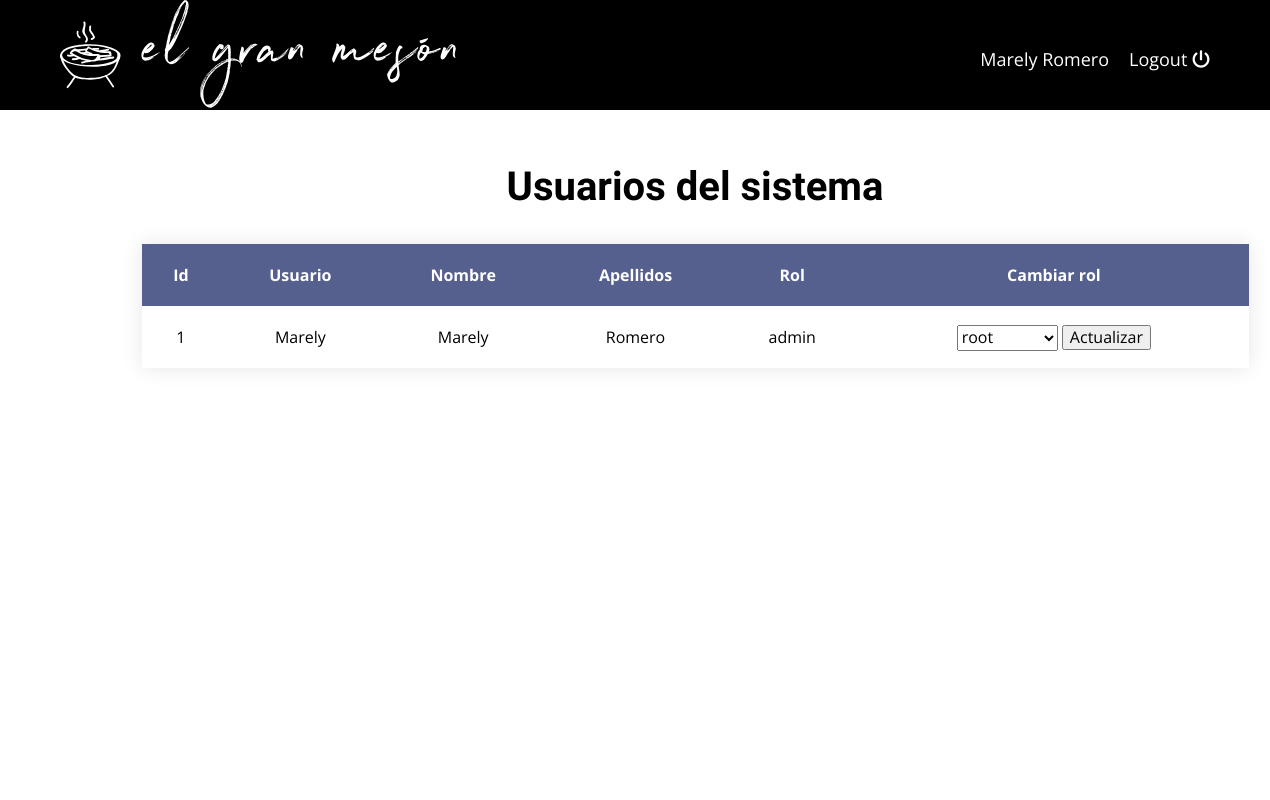
Page /dashboard.php (signed in) on the earlier database version.
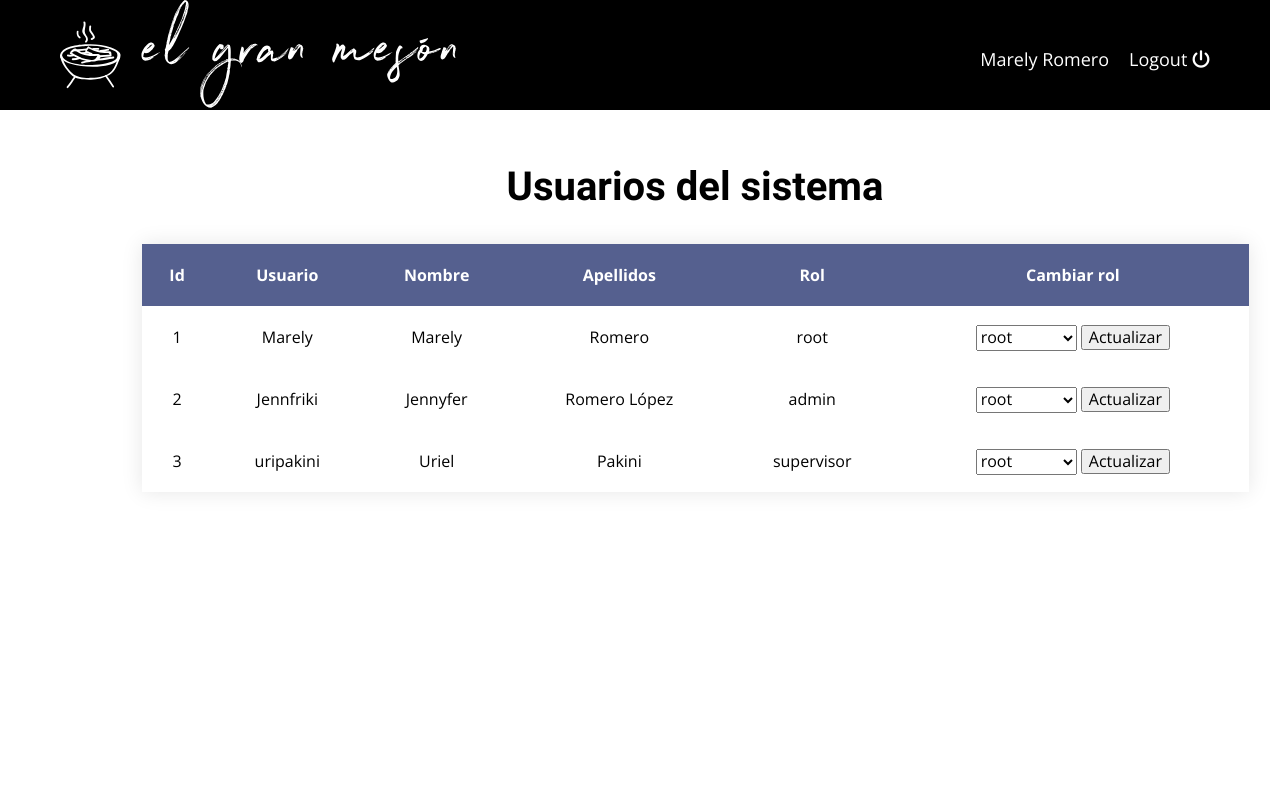
Same page on the later database version.
### tables this page shows
CREATE TABLE `usuarios` (
  `id` int(11) NOT NULL,
  `usuario` varchar(50) NOT NULL,
  `contrasena` varchar(255) NOT NULL,
  `nombre` varchar(100) NOT NULL,
  `apellidos` varchar(100) NOT NULL,
  `id_rol` int(10) DEFAULT NULL,
  `rol` varchar(50) DEFAULT NULL
);

### dashboard.php (the view, shortened to what this page needs)
<?php
$usuario = isset($_SESSION['usuario']) ? $_SESSION['usuario'] : 'Invitado';
require 'conexion.php';
try {
    $stmt = $pdo->query("SELECT id, usuario, nombre, apellidos, rol FROM usuarios");
    $usuarios = $stmt->fetchAll(PDO::FETCH_ASSOC);
    $sql_roles = "SELECT id_rol, descrip FROM roles";
    $result_roles = $pdo->query($sql_roles);
    $roles = $result_roles->fetchAll(PDO::FETCH_ASSOC);
    $sql_username = "SELECT nombre, apellidos FROM usuarios WHERE usuario = :usuario";
    $stmt = $pdo->prepare($sql_username);
    $stmt->execute([':usuario' => $usuario]);
    $username = $stmt->fetchAll(PDO::FETCH_ASSOC);
} catch (PDOException $e) {
    echo "Error al consultar usuarios: " . $e->getMessage();
}
?>
<!DOCTYPE html>
<html lang="en">
<head>
    <link rel="stylesheet" href="css/normalize.css">
    <link rel="stylesheet" href="https://cdnjs.cloudflare.com/ajax/libs/font-awesome/6.5.0/css/all.min.css">
    <link rel="stylesheet" href="css/style.css">
    <link rel="stylesheet" href="css/styles-dashboard.css">
</head>
<body>
    <header class="headerNo" style="height: 11rem;">
        <div class="container">
            <div class="barra">
                <a class="logo" href="#">
                </a>
                <nav class="navegacion">
                    <a href="#" style="cursor: default;" class="navegacion__enlace"><?php echo htmlspecialchars($username[0]['nombre'] . ' ' . $username[0]['apellidos']);?></a>
                    <a href="logout.php" class="navegacion__enlace">Logout
                        <i class="fa-solid fa-power-off"></i>
                    </a>
                </nav>
            </div>
        </div>
    </header>
    <main>
        <div class="container" style="padding: 0%;">
            <div class="sidebar">
                <?php if (isset($_SESSION['id_rol']) && ($_SESSION['id_rol'] == 1 || $_SESSION['id_rol'] == 2)): ?>
                    <div class="item">
                        <i class="fa-solid fa-users-gear"></i>
                    </div>
                    <div class="item">
                        <i class="fa-solid fa-coins"></i>
                    </div>
                    <div class="item">
                        <i class="fa-solid fa-chart-simple"></i>
                    </div>
                <?php endif; ?>
                <div class="item">
                    <i class="fa-solid fa-calendar-days"></i>
                </div>
                <div class="item">
                    <i class="fa-solid fa-sliders"></i>
                </div>
                <div class="item" href="logout.php">
                    <i class="fa-solid fa-power-off"></i>
                </div>
            </div>
        </div>
        <div class="dashboard-content" style="width:100%; overflow-x: scroll;">
            <?php if (isset($_SESSION['id_rol']) && ($_SESSION['id_rol'] == 1 || $_SESSION['id_rol'] == 2)): ?>
                    <h2>Usuarios del sistema</h2>
                    <table>
                        <thead>
                            <tr>
                                <th class="encabezado">Id</th>
                                <th class="encabezado">Usuario</th>
                                <th class="encabezado">Nombre</th>
                                <th class="encabezado">Apellidos</th>
                                <th class="encabezado">Rol</th>
                                <th class="encabezado">Cambiar rol</th>
                            </tr>
                        </thead>
                        <tbody>
                            <?php foreach ($usuarios as $usuario): ?>
                                <tr>
                                    <td class="dato"><?php echo htmlspecialchars($usuario['id']); ?></td>
                                    <td class="dato"><?php echo htmlspecialchars($usuario['usuario']); ?></td>
                                    <td class="dato"><?php echo htmlspecialchars($usuario['nombre']); ?></td>
                                    <td class="dato"><?php echo htmlspecialchars($usuario['apellidos']); ?></td>
                                    <td class="dato"><?php echo htmlspecialchars($usuario['rol']); ?></td>
                                    <td class="dato">
                                            <form method="POST" action="cambiar_rol.php">
                                                <select name="nuevo_rol">
                                                    <?php foreach ($roles as $rol): ?>
                                                    <option value="<?php echo htmlspecialchars($rol['id_rol']); ?>">
                                                        <?php echo htmlspecialchars($rol['descrip']); ?>
                                                    </option>
                                                <?php endforeach; ?>
                                            </select>
                                            <button type="submit">Actualizar</button>
                                        </form>
                                    </td>
                                </tr>
                            <?php endforeach; ?>
                        </tbody>
                    </table>
                <?php endif; ?>
        </div>
    </main>
</body>
</html>

### css/style.css (style rules this page uses)
:root { --fuenteHeading: 'PT Sans', sans-serif; --fuenteParrafos: 'Open Sans', sans-serif; --primario: #784D3C; --gris: #e1e1e1; --blanco: #ffffff; --negro: #000000; }
html { box-sizing: border-box; font-size: 62.5%; }
*, *:before, *:after { box-sizing: inherit; }
body { font-family: var(--fuenteParrafos); font-size: 1.6rem; line-height: 2; }
a { text-decoration: none; }
h1, h2, h3, h4 { font-family: var(--fuenteHeading); line-height: 1.2; }
h2 { font-size: 4rem; }
.headerNo { height: 7rem; background-color: #000000; height: 60rem; background-size: cover; background-repeat: no-repeat; background-position: center center; }
.barra { padding-top: 0rem; }
@media (min-width: 768px) { .barra { display: flex; justify-content: space-between; align-items: center; } }
.logo { color: var(--blanco); }
@media (min-width: 768px) { .navegacion { display: flex; gap: 2rem; } }
.navegacion__enlace { display: block; text-align: center; font-size: 1.8rem; color: var(--blanco); }
.container { width: 100%; margin: 0 auto; max-width: 2100px; padding: 0 60px; }
.sidebar { width: 60px; height: calc(100vh - 11rem); background-image: url(../img/barbacoa.webp); overflow: hidden; transition: width 0.3s ease; position: fixed; top: 11rem; left: 0; z-index: 1000; display: flex; flex-direction: column; padding-top: 1rem; }
.sidebar .item { display: flex; align-items: center; padding: 15px 10px; color: white; white-space: nowrap; cursor: pointer; transition: background-color 0.2s ease; }
.item i { font-size: xx-large; }

### css/styles-dashboard.css (style rules this page uses)
.dashboard-content { margin-left: 60px; padding: 2rem; display: flex; flex-direction: column; align-items: center; }
table { width: 90%; border-collapse: collapse; overflow: hidden; box-shadow: 0 0 20px rgba(0,0,0,0.1); }
th, td { padding: 15px; background-color: rgba(255,255,255,0.2); }
th { text-align: left; }
.encabezado { color: white; text-align: center; }
.dato { color: black; text-align: center; }

Differences in the rows shown:
changed usuarios "Marely": rol "admin" → "root"
added usuarios: id "2", usuario "Jennfriki", nombre "Jennyfer", apellidos "Romero López", rol "admin"
added usuarios: id "3", usuario "uripakini", nombre "Uriel", apellidos "Pakini", rol "supervisor"
